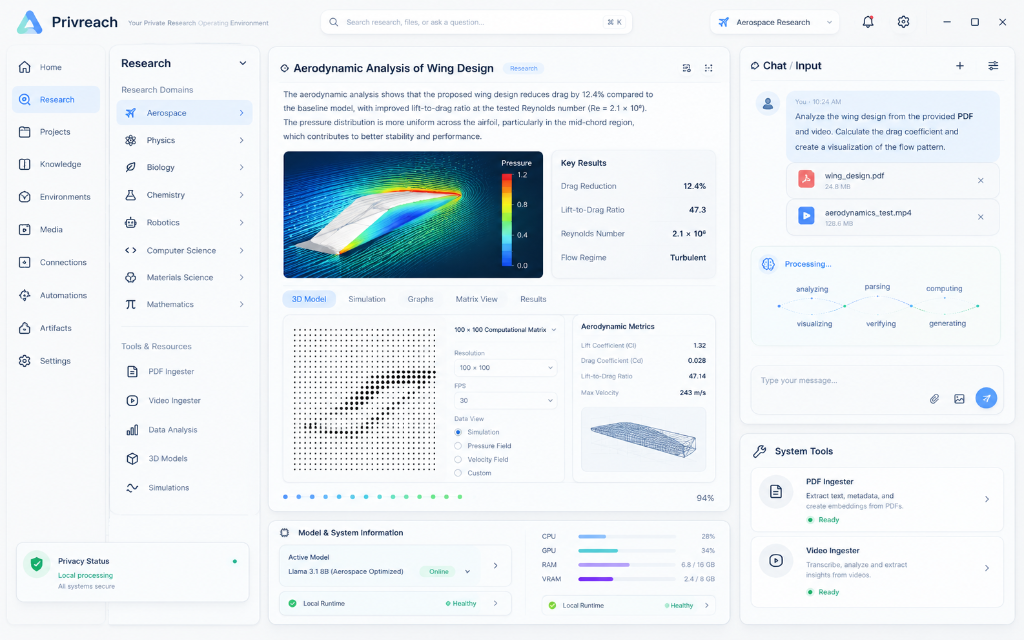
#> input picture launch_film/assets/product_captures/full_workstation.png, 1024 x 640 px, found by its file name
$ python render_scene03.py
#> lines starting #> are read from the running program, lines starting #| are printed output that depends on the picture
### launch_film/edit/render_utils.py
"""Shared graphics, typography, and video encoding utilities for Privreach Launch Film."""

import os
import subprocess
import numpy as np
from PIL import Image, ImageDraw, ImageFont

# Color Palette
BG_WARM_WHITE = (250, 250, 248)
WHITE = (255, 255, 255)
INK_NAVY = (23, 32, 51)
INK_DARK = (15, 23, 42)
ELECTRIC_BLUE = (36, 92, 255)
PALE_BLUE = (238, 244, 255)
SOFT_SLATE = (221, 229, 242)
BORDER_MIST = (226, 232, 240)
TEXT_MUTED = (110, 125, 148)
TEXT_SUBTLE = (148, 163, 184)
MINT_GREEN = (16, 185, 129)
MINT_BG = (236, 253, 245)

FONT_REG = r"C:\Windows\Fonts\segoeui.ttf"
FONT_BOLD = r"C:\Windows\Fonts\segoeuib.ttf"
FONT_LIGHT = r"C:\Windows\Fonts\segoeuil.ttf"
FONT_MONO = r"C:\Windows\Fonts\consola.ttf"

_font_cache = {}

# [58 lines left out: functions get_font, draw_grid, draw_card, draw_text_centered, get_fade_alpha, not called in this run]

def blend_color(c1, c2, factor):
    """Blend between color c1 and c2 by factor 0..1."""
    return tuple(int(a + (b - a) * factor) for a, b in zip(c1, c2))

def create_video_writer(output_path, width=1920, height=1080, fps=24):
    """Open an ffmpeg pipe process for raw video frame streaming."""
    os.makedirs(os.path.dirname(output_path), exist_ok=True)
    cmd = [
        "ffmpeg", "-y",
        "-f", "rawvideo",
        "-vcodec", "rawvideo",
        "-s", f"{width}x{height}",
        "-pix_fmt", "rgb24",
        "-r", str(fps),
        "-i", "-",
        "-c:v", "libx264",
        "-pix_fmt", "yuv420p",
        "-crf", "18",
        "-preset", "medium",
        output_path
    ]
    p = subprocess.Popen(cmd, stdin=subprocess.PIPE, stdout=subprocess.DEVNULL, stderr=subprocess.DEVNULL)
    return p

### launch_film/edit/render_scene03.py
"""Render Scene 03: INSIDE THE WORKSPACE (01:10 - 02:10 | 60.0s = 1,440 Frames @ 24 fps)"""

import os
import math
import numpy as np
from PIL import Image, ImageDraw
from render_utils import (
    BG_WARM_WHITE, WHITE, INK_NAVY, ELECTRIC_BLUE, BORDER_MIST,
    TEXT_MUTED, TEXT_SUBTLE, PALE_BLUE, MINT_GREEN, MINT_BG,
    get_font, draw_grid, draw_card, draw_text_centered,
    get_fade_alpha, blend_color, create_video_writer
)

TOTAL_FRAMES = 1440
FPS = 24
WIDTH = 1920
HEIGHT = 1080

def render_scene03():
    out_dir = r"E:\PrivreachOS\launch_film\scenes\03_workspace"
    out_mp4 = os.path.join(out_dir, "scene03.mp4")
    print(f"[*] Rendering Scene 03: Inside the Workspace (1440 frames) -> {out_mp4}...")

    # Load captures
    ws_img = Image.open(r"E:\PrivreachOS\launch_film\assets\product_captures\full_workstation.png").convert("RGB")
    matrix_img = Image.open(r"E:\PrivreachOS\launch_film\assets\product_captures\computational_matrix.png").convert("RGB")
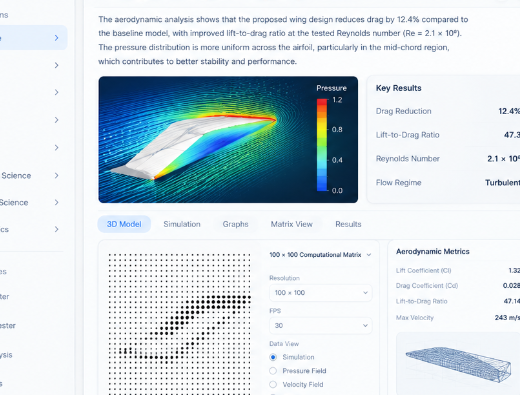
#> input picture launch_film/assets/product_captures/computational_matrix.png, 520 x 395 px, found by its file name
    chat_img = Image.open(r"E:\PrivreachOS\launch_film\assets\product_captures\verification_panel.png").convert("RGB")
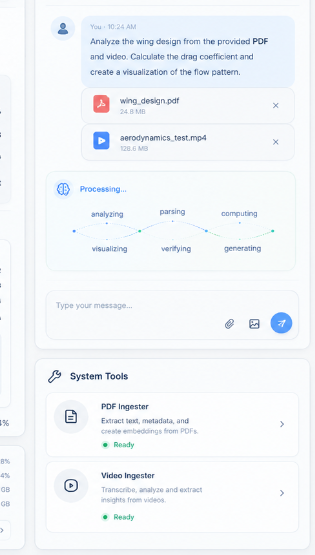
#> input picture launch_film/assets/product_captures/verification_panel.png, 315 x 555 px, found by its file name

    writer = create_video_writer(out_mp4, WIDTH, HEIGHT, FPS)

    font_head = get_font(52, "regular")
    font_sub = get_font(20, "light")
    font_card_title = get_font(24, "bold")
    font_label = get_font(13, "bold")
    font_code = get_font(14, "mono")
    font_body = get_font(15, "regular")

    cx, cy = WIDTH // 2, HEIGHT // 2

    # Pre-render a 100x100 matrix grid base
    grid_size = 50 # 50x50 dots for crisp rendering
    dot_spacing = 10

    for f_idx in range(TOTAL_FRAMES):
        t = f_idx / FPS

        img = Image.new("RGB", (WIDTH, HEIGHT), BG_WARM_WHITE)
        draw = ImageDraw.Draw(img)
        draw_grid(draw, WIDTH, HEIGHT, step=80)

        # -------------------------------------------------------------
        # Part A (0s - 18s): Full Three-Panel Workstation Tour
        # -------------------------------------------------------------
        if t < 20.0:
            p_a_prog = min(t / 18.0, 1.0)

            # Subtle pan / push-in
            scale = 1.0 + 0.04 * (t / 18.0)
            target_w = int(1620 * scale)
            target_h = int(1012 * scale)
            cur_ws = ws_img.resize((target_w, target_h), Image.Resampling.LANCZOS)

            ws_x = cx - target_w // 2
            ws_y = cy - target_h // 2 + 10

            draw_card(draw, (ws_x - 6, ws_y - 6, ws_x + target_w + 6, ws_y + target_h + 6), radius=12, shadow=True)
            img.paste(cur_ws, (ws_x, ws_y))

            # Contextual callout brackets (04s - 16s)
            c_alpha = get_fade_alpha(t, 3.0, 5.0, 15.0, 17.0)
            if c_alpha > 0:
                col_bracket = blend_color(BG_WARM_WHITE, ELECTRIC_BLUE, c_alpha)
                # Bracket 1: Domain Navigation
                bx0, by0, bx1, by1 = ws_x + 10, ws_y + 40, ws_x + 280, ws_y + target_h - 20
                draw.rectangle([bx0, by0, bx1, by1], outline=col_bracket, width=2)
                draw.text((bx0 + 10, by0 - 24), "1. DOMAIN ARCHITECTURE", font=font_label, fill=col_bracket)

                # Bracket 2: Computational Canvas
                cx0, cy0, cx1, cy1 = ws_x + 295, ws_y + 40, ws_x + 1120, ws_y + 700
                draw.rectangle([cx0, cy0, cx1, cy1], outline=col_bracket, width=2)
                draw.text((cx0 + 10, cy0 - 24), "2. COMPUTATIONAL CANVAS", font=font_label, fill=col_bracket)

                # Bracket 3: Adversarial Research Panel
                rx0, ry0, rx1, ry1 = ws_x + 1135, ws_y + 40, ws_x + target_w - 15, ws_y + target_h - 20
                draw.rectangle([rx0, ry0, rx1, ry1], outline=col_bracket, width=2)
                draw.text((rx0 + 10, ry0 - 24), "3. VERIFICATION & CITATION MATRIX", font=font_label, fill=col_bracket)

            # Headline: "Your research." (05s - 14s)
            h_alpha = get_fade_alpha(t, 4.5, 6.0, 13.0, 15.0)
            if h_alpha > 0:
                col_h = blend_color(BG_WARM_WHITE, INK_NAVY, h_alpha)
                draw_text_centered(draw, "Your research.", 70, WIDTH, font_head, fill=col_h)

        # -------------------------------------------------------------
        # Part B (18s - 38s): The 100x100 Computational Dot Matrix
        # -------------------------------------------------------------
        elif t < 40.0:
            s_t = t - 18.0

            # Central Matrix Showcase Card
            mat_card_w = 1100
            mat_card_h = 760
            mc_x0 = cx - mat_card_w // 2
            mc_y0 = cy - mat_card_h // 2 + 30
            mc_x1 = mc_x0 + mat_card_w
            mc_y1 = mc_y0 + mat_card_h

            draw_card(draw, (mc_x0, mc_y0, mc_x1, mc_y1), radius=16, shadow=True)

            # Header bar of Matrix View
            draw.rectangle([mc_x0, mc_y0, mc_x1, mc_y0 + 55], fill=(248, 250, 252))
            draw.line([(mc_x0, mc_y0 + 55), (mc_x1, mc_y0 + 55)], fill=BORDER_MIST, width=1)
            draw.text((mc_x0 + 25, mc_y0 + 16), "COMPUTATIONAL MATRIX // 100×100 FLUID SIMULATION", font=font_label, fill=INK_NAVY)

            # Pill Badges
            # Badge 1: 60 fps
            b1_x = mc_x1 - 320
            draw.rounded_rectangle([b1_x, mc_y0 + 12, b1_x + 85, mc_y0 + 42], radius=6, fill=PALE_BLUE, outline=ELECTRIC_BLUE)
            draw.text((b1_x + 14, mc_y0 + 17), "60 fps", font=font_label, fill=ELECTRIC_BLUE)
            # Badge 2: Grid View
            b2_x = mc_x1 - 220
            draw.rounded_rectangle([b2_x, mc_y0 + 12, b2_x + 95, mc_y0 + 42], radius=6, fill=WHITE, outline=BORDER_MIST)
            draw.text((b2_x + 12, mc_y0 + 17), "Grid View", font=font_label, fill=TEXT_MUTED)
            # Badge 3: 100x100
            b3_x = mc_x1 - 110
            draw.rounded_rectangle([b3_x, mc_y0 + 12, b3_x + 90, mc_y0 + 42], radius=6, fill=WHITE, outline=BORDER_MIST)
            draw.text((b3_x + 10, mc_y0 + 17), "100×100", font=font_label, fill=TEXT_MUTED)

            # Draw procedural animated 50x50 dot wave inside matrix canvas
            mx_start = mc_x0 + 60
            my_start = mc_y0 + 80
            time_phase = s_t * 2.5

            # Vectorized dot drawing
            for row in range(grid_size):
                for col in range(grid_size):
                    # 2D radial wave formula simulating shockwave interference
                    dx = col - grid_size / 2.0
                    dy = row - grid_size / 2.0
                    dist = math.sqrt(dx * dx + dy * dy)
                    wave = math.sin(dist * 0.45 - time_phase) + math.cos(col * 0.3 + time_phase * 0.8)

                    px = mx_start + col * (dot_spacing + 1)
                    py = my_start + row * (dot_spacing + 1)

                    if wave > 0.8:
                        # Highlighted active wave crest (Electric blue)
                        draw.ellipse([px - 2, py - 2, px + 2, py + 2], fill=ELECTRIC_BLUE)
                    elif wave > -0.2:
                        # Standard dot (Slate)
                        draw.ellipse([px - 1, py - 1, px + 1, py + 1], fill=(203, 213, 225))
                    else:
                        # Subdued node
                        draw.point((px, py), fill=(226, 232, 240))

            # Scientific Telemetry HUD Card on right side of matrix
            hud_x0 = mc_x0 + 640
            hud_y0 = mc_y0 + 90
            hud_x1 = mc_x1 - 50
            hud_y1 = mc_y1 - 60
            draw_card(draw, (hud_x0, hud_y0, hud_x1, hud_y1), fill=WHITE, radius=12, shadow=False)
            draw.text((hud_x0 + 20, hud_y0 + 20), "AERODYNAMIC TELEMETRY", font=font_label, fill=ELECTRIC_BLUE)

            metrics = [
                ("Mach Number", "0.78 M", "Subsonic cruise speed"),
                ("Reynolds Number", "6.5 × 10⁶", "Airfoil chord boundary"),
                ("Boundary Layer", "0.012 m", "Transition thickness"),
                ("Peak Vorticity", "42.8 s⁻¹", "Trailing edge vortex"),
                ("Lift-to-Drag", "18.42 L/D", "Cruise efficiency factor"),
                ("Stall Angle", "14.2° AoA", "NACA 64-416 critical angle")
            ]
            for i, (m_title, m_val, m_desc) in enumerate(metrics):
                y_pos = hud_y0 + 60 + i * 85
                draw.text((hud_x0 + 20, y_pos), m_title, font=font_body, fill=TEXT_MUTED)
                draw.text((hud_x0 + 20, y_pos + 22), m_val, font=font_card_title, fill=INK_NAVY)
                draw.text((hud_x0 + 20, y_pos + 52), m_desc, font=font_label, fill=TEXT_SUBTLE)
                if i < len(metrics) - 1:
                    draw.line([(hud_x0 + 20, y_pos + 72), (hud_x1 - 20, y_pos + 72)], fill=BORDER_MIST, width=1)

            # Headline: "Your tools." (22s - 34s)
            h_alpha = get_fade_alpha(t, 22.0, 24.0, 34.0, 36.0)
            if h_alpha > 0:
                col_h = blend_color(BG_WARM_WHITE, INK_NAVY, h_alpha)
                draw_text_centered(draw, "Your tools.", 50, WIDTH, font_head, fill=col_h)

        # -------------------------------------------------------------
        # Part C (38s - 60s): System Monitors & Multi-Domain Architecture
        # -------------------------------------------------------------
        else:
            s_t = t - 38.0

            # Grid of 2 Cards: Left = Live System Status, Right = Domain Switcher
            c1_x0, c1_y0, c1_x1, c1_y1 = cx - 740, cy - 300, cx - 40, cy + 340
            c2_x0, c2_y0, c2_x1, c2_y1 = cx + 40, cy - 300, cx + 740, cy + 340

            # Left Card: Authentic System Telemetry
            draw_card(draw, (c1_x0, c1_y0, c1_x1, c1_y1), radius=16, shadow=True)
            draw.text((c1_x0 + 30, c1_y0 + 30), "SYSTEM ARCHITECTURE & RUNTIME", font=font_label, fill=TEXT_MUTED)
            draw.text((c1_x0 + 30, c1_y0 + 58), "Hardware Resource Telemetry", font=font_card_title, fill=INK_NAVY)

            # Status Indicators (100% Truthful / Verified)
            sys_items = [
                ("Local LLM Engine", "Gemma 3 1B IT", "Native In-Process GGUF via llama.cpp", MINT_GREEN, "ONLINE"),
                ("System CPU", "7.2% Utilized", "Balanced asynchronous thread allocation", MINT_GREEN, "OPTIMAL"),
                ("Physical RAM", "0.6 / 32.0 GB", "High-efficiency FAISS & BM25 index", MINT_GREEN, "VERIFIED"),
                ("Airgap Security", "Active", "Zero outbound telemetry, fully local sandbox", MINT_GREEN, "AIRGAPPED")
            ]
            for i, (name, val, desc, dot_col, badge_text) in enumerate(sys_items):
                y_i = c1_y0 + 120 + i * 115
                draw.rectangle([c1_x0 + 30, y_i, c1_x1 - 30, y_i + 95], fill=(248, 250, 252), outline=BORDER_MIST)
                draw.ellipse([c1_x0 + 45, y_i + 22, c1_x0 + 57, y_i + 34], fill=dot_col)
                draw.text((c1_x0 + 68, y_i + 18), name, font=font_label, fill=INK_NAVY)

                # Badge pill
                bw = 90
                draw.rounded_rectangle([c1_x1 - bw - 45, y_i + 16, c1_x1 - 45, y_i + 38], radius=4, fill=MINT_BG, outline=MINT_GREEN)
                draw.text((c1_x1 - bw - 35, y_i + 20), badge_text, font=font_label, fill=MINT_GREEN)

                draw.text((c1_x0 + 45, y_i + 46), val, font=font_card_title, fill=INK_NAVY)
                draw.text((c1_x0 + 45, y_i + 72), desc, font=font_body, fill=TEXT_MUTED)

            # Right Card: Multi-Domain Switcher
            draw_card(draw, (c2_x0, c2_y0, c2_x1, c2_y1), radius=16, shadow=True)
            draw.text((c2_x0 + 30, c2_y0 + 30), "RESEARCH WORKSPACES", font=font_label, fill=TEXT_MUTED)
            draw.text((c2_x0 + 30, c2_y0 + 58), "Scientific Domain Switcher", font=font_card_title, fill=INK_NAVY)

            domains = [
                ("Aerospace", "Wing Design & Subsonic Cruise Aerodynamics", "C_L = 2L / (ρ v² S)", "Active Project"),
                ("Physics", "Thermodynamics & Adiabatic Gas Expansion", "P = n R T / V", "Equilibrium Study"),
                ("Biology", "Pharmacokinetics & Receptor Binding Kinetics", "CL = V_d · k_el", "Target Assay"),
                ("Chemistry", "Gibbs Free Energy & Reaction Spontaneity", "ΔG = ΔH - T ΔS", "Equilibrium Calc")
            ]

            # Animate active domain selection cycling
            active_dom_idx = int(s_t // 5.0) % 4

            for i, (d_name, d_title, d_eq, d_status) in enumerate(domains):
                y_i = c2_y0 + 120 + i * 115
                is_active = (i == active_dom_idx)

                b_col = ELECTRIC_BLUE if is_active else BORDER_MIST
                f_col = PALE_BLUE if is_active else WHITE
                draw.rectangle([c2_x0 + 30, y_i, c2_x1 - 30, y_i + 95], fill=f_col, outline=b_col, width=2 if is_active else 1)

                draw.text((c2_x0 + 45, y_i + 18), d_name.upper(), font=font_label, fill=ELECTRIC_BLUE if is_active else TEXT_MUTED)
                if is_active:
                    draw.rounded_rectangle([c2_x1 - 140, y_i + 14, c2_x1 - 45, y_i + 38], radius=4, fill=ELECTRIC_BLUE)
                    draw.text((c2_x1 - 130, y_i + 19), "SELECTED", font=font_label, fill=WHITE)

                draw.text((c2_x0 + 45, y_i + 44), d_title, font=font_card_title if is_active else font_body, fill=INK_NAVY)
                draw.text((c2_x0 + 45, y_i + 70), f"Governing: {d_eq}", font=font_code, fill=ELECTRIC_BLUE if is_active else TEXT_MUTED)

            # Headline: "One workspace." (44s - 56s)
            h_alpha = get_fade_alpha(t, 44.0, 46.0, 56.0, 58.0)
            if h_alpha > 0:
                col_h = blend_color(BG_WARM_WHITE, INK_NAVY, h_alpha)
                draw_text_centered(draw, "One workspace.", 50, WIDTH, font_head, fill=col_h)

        writer.stdin.write(img.tobytes())

    writer.stdin.close()
    writer.wait()
    print("[OK] Scene 03 rendered successfully.")

if __name__ == "__main__":
#> (the run stopped early here; a loop or call above may not have finished)
